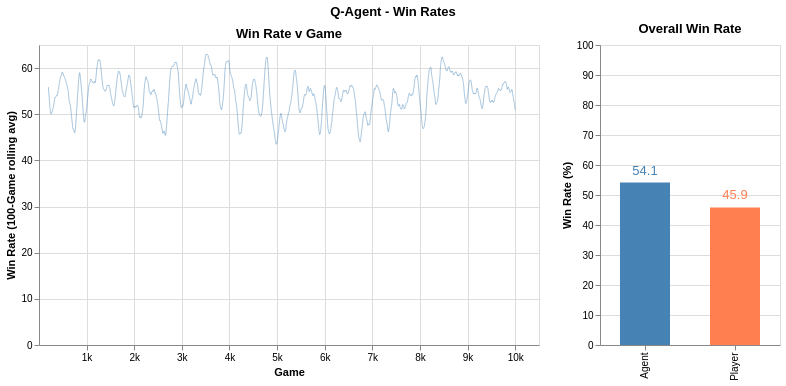

Source (notebook cell):
### Code cell
GAME_WINDOW = 100

n_games = len(q_agent_df)
agent_wr = float(q_agent_df["agent_won"].mean()) * 100
player_wr = float(q_agent_df["player_won"].mean()) * 100
avg_turns = float(q_agent_df["turns"].mean())
avg_agent_hits = float(q_agent_df["agent_hit"].mean())
avg_player_hits = float(q_agent_df["player_hit"].mean())
avg_agent_sunk = float(q_agent_df["agent_sunk"].mean())
avg_player_sunk = float(q_agent_df["player_sunk"].mean())

print(f"Games:            {n_games}")
print(f"Agent win rate:   {agent_wr:.1f}%  |  Player win rate: {player_wr:.1f}%")
print(f"Avg turns/game:   {avg_turns:.1f}")
print(
    f"Avg agent hits:   {avg_agent_hits:.1f}  |  Avg player hits: {avg_player_hits:.1f}"
)
print(
    f"Avg agent sinks:  {avg_agent_sunk:.1f}  |  Avg player sinks: {avg_player_sunk:.1f}"
)

rolling = q_agent_df.with_columns(
    [
        (pl.col("agent_won").cast(pl.Float64) * 100)
        .rolling_mean(window_size=GAME_WINDOW)
        .alias("agent_win_rate")
    ]
)

win_long = (
    rolling.select(["game", "agent_win_rate"])
    .unpivot(
        index="game",
        on=["agent_win_rate"],
        variable_name="side",
        value_name="win_rate",
    )
    .with_columns(pl.col("side").replace({"agent_win_rate": "Agent"}))
)

rolling_chart = make_chart(
    win_long,
    "win_rate",
    arg_col="game",
    window_size=GAME_WINDOW,
    stroke=0.5,
)

color_scale = alt.Scale(domain=["Agent", "Player"], range=["steelblue", "coral"])

win_summary = pl.DataFrame(
    {"side": ["Agent", "Player"], "win_rate": [agent_wr, player_wr]}
)
bar = (
    alt.Chart(win_summary)
    .mark_bar(size=50)
    .encode(
        x=alt.X("side:N", title=""),
        y=alt.Y("win_rate:Q", title="Win Rate (%)", scale=alt.Scale(domain=[0, 100])),
        color=alt.Color("side:N", scale=color_scale, legend=None),
    )
    .properties(title="Overall Win Rate", width=180, height=300)
)
bar_text = bar.mark_text(dy=-12, fontSize=13).encode(
    text=alt.Text("win_rate:Q", format=".1f")
)

title = alt.TitleParams("Q-Agent - Win Rates", anchor="middle")
c = (
    ((rolling_chart) | (bar + bar_text))
    .resolve_scale(y="independent", color="independent")
    .properties(title=title)
)
c.save(IMG_DIR / "q_agent_win_rates.png")
c.show()

### Figure 1 — Vega specification as saved in the notebook (floating-point values rounded to 4 significant figures; data arrays with more than 128 entries replaced by an {"elided": "..."} marker saying what was removed)
{"$schema": "https://vega.github.io/schema/vega/v6.json", "data": [{"name": "source_0", "values": {"elided": "10000 records"}}, {"name": "source_1"}, {"name": "data_0", "values": [{"side": "Agent", "win_rate_end": 54.15, "win_rate_start": 0.0}, {"side": "Player", "win_rate_end": 45.85, "win_rate_start": 0.0}]}, {"name": "data_1", "values": [{"side": "Agent", "win_rate": 54.15}, {"side": "Player", "win_rate": 45.85}]}, {"name": "source_0_concat_0_x_domain_game", "values": [{"min": 1, "max": 10000}]}, {"name": "source_0_concat_0_y_domain_win_rate_rolling", "values": [{"min": 43.49, "max": 63.06}]}, {"name": "data_0_concat_1_x_domain_side_0", "values": [{"side": "Agent"}, {"side": "Player"}]}, {"name": "data_1_concat_1_x_domain_side_1", "values": [{"side": "Agent"}, {"side": "Player"}]}], "signals": [{"name": "concat_0_width", "value": 500}, {"name": "concat_1_width", "value": 180}], "marks": [{"type": "group", "name": "concat_0_group", "encode": {"update": {"height": {"signal": "height"}, "width": {"signal": "concat_0_width"}}}, "marks": [{"type": "line", "name": "concat_0_marks", "from": {"data": "source_0"}, "sort": {"field": "x"}, "encode": {"update": {"y": {"field": "win_rate_rolling", "scale": "concat_0_y"}, "x": {"field": "game", "scale": "concat_0_x"}, "strokeWidth": {"value": 0.5}, "stroke": {"value": "steelblue"}, "defined": {"signal": "isValid(datum[\"game\"]) && isFinite(+datum[\"game\"]) && isValid(datum[\"win_rate_rolling\"]) && isFinite(+datum[\"win_rate_rolling\"])"}}}, "style": ["line"]}], "axes": [{"scale": "concat_0_x", "minExtent": 0, "tickCount": {"signal": "ceil(concat_0_width/40)"}, "gridScale": "concat_0_y", "maxExtent": 0, "domain": false, "ticks": false, "aria": false, "grid": true, "zindex": 0, "labels": false, "orient": "bottom"}, {"scale": "concat_0_y", "maxExtent": 0, "gridScale": "concat_0_x", "aria": false, "ticks": false, "orient": "left", "grid": true, "tickCount": {"signal": "ceil(height/40)"}, "domain": false, "labels": false, "minExtent": 0, "zindex": 0}, {"scale": "concat_0_x", "tickCount": {"signal": "ceil(concat_0_width/40)"}, "labelOverlap": true, "encode": {"labels": {"update": {"text": {"signal": "datum.value / 1000 + 'k'"}}}}, "title": "Game", "zindex": 0, "grid": false, "orient": "bottom", "labelFlush": true}, {"scale": "concat_0_y", "orient": "left", "labelOverlap": true, "grid": false, "tickCount": {"signal": "ceil(height/40)"}, "zindex": 0, "title": "Win Rate (100-Game rolling avg)"}], "title": {"text": "Win Rate v Game", "frame": "group"}, "style": "cell"}, {"type": "group", "name": "concat_1_group", "encode": {"update": {"width": {"signal": "concat_1_width"}, "height": {"signal": "height"}}}, "marks": [{"type": "rect", "name": "concat_1_layer_0_marks", "from": {"data": "data_0"}, "encode": {"update": {"fill": {"field": "side", "scale": "concat_1_color"}, "width": {"value": 50}, "xc": {"field": "side", "scale": "concat_1_x", "band": 0.5}, "y2": {"field": "win_rate_start", "scale": "concat_1_y"}, "y": {"field": "win_rate_end", "scale": "concat_1_y"}}}, "style": ["bar"]}, {"type": "text", "name": "concat_1_layer_1_marks", "from": {"data": "data_1"}, "encode": {"update": {"baseline": {"value": "middle"}, "dy": {"value": -12}, "fill": {"field": "side", "scale": "concat_1_color"}, "text": {"signal": "format(datum[\"win_rate\"], \".1f\")"}, "y": {"field": "win_rate", "scale": "concat_1_y"}, "align": {"value": "center"}, "x": {"field": "side", "scale": "concat_1_x", "band": 0.5}, "fontSize": {"value": 13}}}, "style": ["text"]}], "axes": [{"scale": "concat_1_y", "ticks": false, "grid": true, "tickCount": {"signal": "ceil(height/40)"}, "gridScale": "concat_1_x", "zindex": 0, "aria": false, "domain": false, "maxExtent": 0, "labels": false, "orient": "left", "minExtent": 0}, {"scale": "concat_1_x", "labelBaseline": "middle", "labelAlign": "right", "zindex": 0, "grid": false, "labelAngle": 270, "orient": "bottom"}, {"scale": "concat_1_y", "zindex": 0, "tickCount": {"signal": "ceil(height/40)"}, "orient": "left", "grid": false, "title": "Win Rate (%)", "labelOverlap": true}], "title": {"text": "Overall Win Rate", "frame": "group"}, "style": "cell"}], "scales": [{"name": "concat_0_x", "type": "linear", "domain": [{"signal": "(data(\"source_0_concat_0_x_domain_game\")[0] || {}).min"}, {"signal": "(data(\"source_0_concat_0_x_domain_game\")[0] || {}).max"}], "range": [0, {"signal": "concat_0_width"}], "domainMax": 10500, "zero": false}, {"name": "concat_0_y", "type": "linear", "domain": [{"signal": "(data(\"source_0_concat_0_y_domain_win_rate_rolling\")[0] || {}).min"}, {"signal": "(data(\"source_0_concat_0_y_domain_win_rate_rolling\")[0] || {}).max"}], "range": [{"signal": "height"}, 0], "zero": true, "nice": true}, {"name": "concat_1_x", "type": "band", "domain": {"fields": [{"data": "data_0_concat_1_x_domain_side_0", "field": "side"}, {"data": "data_1_concat_1_x_domain_side_1", "field": "side"}], "sort": true}, "range": [0, {"signal": "concat_1_width"}], "paddingOuter": 0.05, "paddingInner": 0.1}, {"name": "concat_1_y", "type": "linear", "domain": [0, 100], "range": [{"signal": "height"}, 0], "zero": true}, {"name": "concat_1_color", "type": "ordinal", "domain": ["Agent", "Player"], "range": ["steelblue", "coral"]}], "title": {"text": "Q-Agent - Win Rates", "anchor": "middle"}, "height": 300, "padding": 5, "background": "white", "layout": {"padding": 20, "bounds": "full", "align": "each"}}
